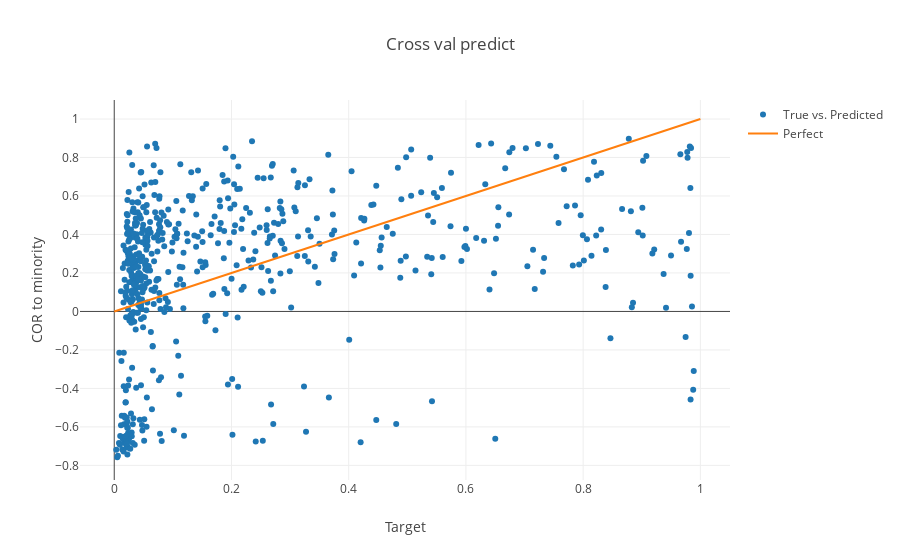

Notebook code for this chart:
### Code cell
data1 = go.Scatter(
        x = y,
        y = result,
        mode = "markers",
        name = "True vs. Predicted",
)

data2 = go.Scatter(
        x = [0, 1],
        y = [0, 1],
        mode = "lines",
        name = "Perfect",
)

layout = dict(
    xaxis=dict(
        title='Target'
    ),
    yaxis=dict(
        title='COR to minority'
    ),
    title="Cross val predict"
    
)
fig = go.Figure(data=[data1, data2], layout=layout)
iplot(fig)

# To show plot, paste the link to this GitHub notebook into http://nbviewer.jupyter.org/

### Figure 1 — Plotly figure (JSON) as saved in the notebook; plotly's stock layout.template omitted (floating-point values rounded to 4 significant figures; data arrays with more than 128 entries replaced by an {"elided": "..."} marker saying what was removed)
{"data": [{"mode": "markers", "name": "True vs. Predicted", "type": "scatter", "uid": "3dd3b373-1eb5-11e9-91f8-acbc32846fd5", "x": {"elided": "590 float values"}, "y": {"elided": "590 float values"}}, {"mode": "lines", "name": "Perfect", "type": "scatter", "uid": "3dd3b5e8-1eb5-11e9-ac38-acbc32846fd5", "x": [0, 1], "y": [0, 1]}], "layout": {"title": "Cross val predict", "xaxis": {"title": "Target"}, "yaxis": {"title": "COR to minority"}}}
